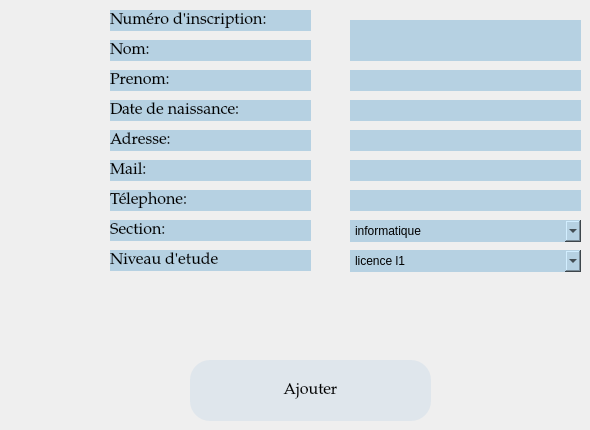
      <widget class="QWidget" name="Ajouter_etudiant">
       <widget class="QLabel" name="label">
        <property name="geometry">
         <rect>
          <x>110</x>
          <y>220</y>
          <width>201</width>
          <height>21</height>
         </rect>
        </property>
        <property name="font">
         <font>
          <family>Palatino Linotype</family>
          <pointsize>12</pointsize>
          <weight>50</weight>
          <bold>false</bold>
         </font>
        </property>
        <property name="styleSheet">
         <string notr="true">background-color: rgb(182, 209, 226);</string>
        </property>
        <property name="text">
         <string>Section:</string>
        </property>
       </widget>
       <widget class="QLabel" name="label_2">
        <property name="geometry">
         <rect>
          <x>110</x>
          <y>160</y>
          <width>201</width>
          <height>21</height>
         </rect>
        </property>
        <property name="font">
         <font>
          <family>Palatino Linotype</family>
          <pointsize>12</pointsize>
          <weight>50</weight>
          <bold>false</bold>
         </font>
        </property>
        <property name="styleSheet">
         <string notr="true">background-color: rgb(182, 209, 226);</string>
        </property>
        <property name="text">
         <string>Mail:</string>
        </property>
       </widget>
       <widget class="QLabel" name="label_3">
        <property name="geometry">
         <rect>
          <x>110</x>
          <y>190</y>
          <width>201</width>
          <height>21</height>
         </rect>
        </property>
        <property name="font">
         <font>
          <family>Palatino Linotype</family>
          <pointsize>12</pointsize>
          <weight>50</weight>
          <bold>false</bold>
         </font>
        </property>
        <property name="styleSheet">
         <string notr="true">background-color: rgb(182, 209, 226);</string>
        </property>
        <property name="text">
         <string>Télephone:</string>
        </property>
       </widget>
       <widget class="QLabel" name="label_5">
        <property name="geometry">
         <rect>
          <x>110</x>
          <y>40</y>
          <width>201</width>
          <height>21</height>
         </rect>
        </property>
        <property name="font">
         <font>
          <family>Palatino Linotype</family>
          <pointsize>12</pointsize>
          <weight>50</weight>
          <bold>false</bold>
         </font>
        </property>
        <property name="styleSheet">
         <string notr="true">background-color: rgb(182, 209, 226);</string>
        </property>
        <property name="text">
         <string>Nom:</string>
        </property>
       </widget>
       <widget class="QLabel" name="label_6">
        <property name="geometry">
         <rect>
          <x>110</x>
          <y>70</y>
          <width>201</width>
          <height>21</height>
         </rect>
        </property>
        <property name="font">
         <font>
          <family>Palatino Linotype</family>
          <pointsize>12</pointsize>
          <weight>50</weight>
          <bold>false</bold>
         </font>
        </property>
        <property name="styleSheet">
         <string notr="true">background-color: rgb(182, 209, 226);</string>
        </property>
        <property name="text">
         <string>Prenom:</string>
        </property>
       </widget>
       <widget class="QLabel" name="label_7">
        <property name="geometry">
         <rect>
          <x>110</x>
          <y>100</y>
          <width>201</width>
          <height>21</height>
         </rect>
        </property>
        <property name="font">
         <font>
          <family>Palatino Linotype</family>
          <pointsize>12</pointsize>
          <weight>50</weight>
          <bold>false</bold>
         </font>
        </property>
        <property name="styleSheet">
         <string notr="true">background-color: rgb(182, 209, 226);
color: rgb(0, 0, 0);</string>
        </property>
        <property name="text">
         <string>Date de naissance:</string>
        </property>
       </widget>
       <widget class="QLabel" name="label_8">
        <property name="geometry">
         <rect>
          <x>110</x>
          <y>130</y>
          <width>201</width>
          <height>21</height>
         </rect>
        </property>
        <property name="font">
         <font>
          <family>Palatino Linotype</family>
          <pointsize>12</pointsize>
          <weight>50</weight>
          <bold>false</bold>
         </font>
        </property>
        <property name="styleSheet">
         <string notr="true">background-color: rgb(182, 209, 226);</string>
        </property>
        <property name="text">
         <string>Adresse:</string>
        </property>
       </widget>
       <widget class="QLabel" name="label_4">
        <property name="geometry">
         <rect>
          <x>110</x>
          <y>10</y>
          <width>201</width>
          <height>21</height>
         </rect>
        </property>
        <property name="font">
         <font>
          <family>Palatino Linotype</family>
          <pointsize>12</pointsize>
          <weight>50</weight>
          <bold>false</bold>
         </font>
        </property>
        <property name="styleSheet">
         <string notr="true">font: 12pt &quot;Palatino Linotype&quot;;
background-color: rgb(182, 209, 226);
border-radius:20px;</string>
        </property>
        <property name="text">
         <string>Numéro d'inscription:</string>
        </property>
       </widget>
       <widget class="QLineEdit" name="inscri">
        <property name="geometry">
         <rect>
          <x>350</x>
          <y>20</y>
          <width>231</width>
          <height>21</height>
         </rect>
        </property>
        <property name="font">
         <font>
          <family>Palatino Linotype</family>
          <pointsize>12</pointsize>
          <weight>50</weight>
          <italic>false</italic>
          <bold>false</bold>
         </font>
        </property>
        <property name="styleSheet">
         <string notr="true">font: 12pt &quot;Palatino Linotype&quot;;
background-color: rgb(182, 209, 226);
border-radius:20px;</string>
        </property>
        <property name="text">
         <string/>
        </property>
        <property name="echoMode">
         <enum>QLineEdit::Normal</enum>
        </property>
       </widget>
       <widget class="QLineEdit" name="mail">
        <property name="geometry">
         <rect>
          <x>350</x>
          <y>160</y>
          <width>231</width>
          <height>21</height>
         </rect>
        </property>
        <property name="font">
         <font>
          <family>Palatino Linotype</family>
          <pointsize>12</pointsize>
          <weight>50</weight>
          <italic>false</italic>
          <bold>false</bold>
         </font>
        </property>
        <property name="styleSheet">
         <string notr="true">background-color: rgb(182, 209, 226);
font: 12pt &quot;Palatino Linotype&quot;;
background-color: rgb(182, 209, 226);
border-radius:20px;</string>
        </property>
        <property name="text">
         <string/>
        </property>
       </widget>
       <widget class="QLineEdit" name="adresse">
        <property name="geometry">
         <rect>
          <x>350</x>
          <y>130</y>
          <width>231</width>
          <height>21</height>
         </rect>
        </property>
        <property name="font">
         <font>
          <family>Palatino Linotype</family>
          <pointsize>12</pointsize>
          <weight>50</weight>
          <italic>false</italic>
          <bold>false</bold>
         </font>
        </property>
        <property name="styleSheet">
         <string notr="true">background-color: rgb(182, 209, 226);
font: 12pt &quot;Palatino Linotype&quot;;
background-color: rgb(182, 209, 226);
border-radius:20px;</string>
        </property>
        <property name="text">
         <string/>
        </property>
       </widget>
       <widget class="QLineEdit" name="date">
        <property name="geometry">
         <rect>
          <x>350</x>
          <y>100</y>
          <width>231</width>
          <height>21</height>
         </rect>
        </property>
        <property name="font">
         <font>
          <family>Palatino Linotype</family>
          <pointsize>12</pointsize>
          <weight>50</weight>
          <italic>false</italic>
          <bold>false</bold>
         </font>
        </property>
        <property name="styleSheet">
         <string notr="true">font: 12pt &quot;Palatino Linotype&quot;;
background-color: rgb(182, 209, 226);
border-radius:20px;</string>
        </property>
        <property name="text">
         <string/>
        </property>
       </widget>
       <widget class="QLineEdit" name="prenom">
        <property name="geometry">
         <rect>
          <x>350</x>
          <y>70</y>
          <width>231</width>
          <height>21</height>
         </rect>
        </property>
        <property name="font">
         <font>
          <family>Palatino Linotype</family>
          <pointsize>12</pointsize>
          <weight>50</weight>
          <italic>false</italic>
          <bold>false</bold>
         </font>
        </property>
        <property name="styleSheet">
         <string notr="true">font: 12pt &quot;Palatino Linotype&quot;;
background-color: rgb(182, 209, 226);
border-radius:20px;
background-color: rgb(182, 209, 226);
</string>
        </property>
        <property name="text">
         <string/>
        </property>
       </widget>
       <widget class="QLineEdit" name="nom">
        <property name="geometry">
         <rect>
          <x>350</x>
          <y>40</y>
          <width>231</width>
          <height>21</height>
         </rect>
        </property>
        <property name="font">
         <font>
          <family>Palatino Linotype</family>
          <pointsize>12</pointsize>
          <weight>50</weight>
          <italic>false</italic>
          <bold>false</bold>
         </font>
        </property>
        <property name="styleSheet">
         <string notr="true">background-color: rgb(182, 209, 226);
font: 12pt &quot;Palatino Linotype&quot;;
background-color: rgb(182, 209, 226);
border-radius:20px;
</string>
        </property>
        <property name="text">
         <string/>
        </property>
       </widget>
       <widget class="QLineEdit" name="phone">
        <property name="geometry">
         <rect>
          <x>350</x>
          <y>190</y>
          <width>231</width>
          <height>21</height>
         </rect>
        </property>
        <property name="font">
         <font>
          <family>Palatino Linotype</family>
          <pointsize>12</pointsize>
          <weight>50</weight>
          <italic>false</italic>
          <bold>false</bold>
         </font>
        </property>
        <property name="styleSheet">
         <string notr="true">font: 12pt &quot;Palatino Linotype&quot;;
background-color: rgb(182, 209, 226);
border-radius:20px;
background-color: rgb(182, 209, 226);</string>
        </property>
        <property name="text">
         <string/>
        </property>
       </widget>
       <widget class="QLabel" name="label_10">
        <property name="geometry">
         <rect>
          <x>110</x>
          <y>250</y>
          <width>201</width>
          <height>21</height>
         </rect>
        </property>
        <property name="font">
         <font>
          <family>Palatino Linotype</family>
          <pointsize>12</pointsize>
          <weight>50</weight>
          <bold>false</bold>
         </font>
        </property>
        <property name="styleSheet">
         <string notr="true">background-color: rgb(182, 209, 226);
border-radius:20px;</string>
        </property>
        <property name="text">
         <string>Niveau d'etude</string>
        </property>
       </widget>
       <widget class="QPushButton" name="ajouter">
        <property name="geometry">
         <rect>
          <x>190</x>
          <y>360</y>
          <width>241</width>
          <height>61</height>
         </rect>
        </property>
        <property name="font">
         <font>
          <family>Palatino Linotype</family>
          <pointsize>12</pointsize>
          <weight>50</weight>
          <bold>false</bold>
         </font>
        </property>
        <property name="styleSheet">
         <string notr="true">border-radius:20px;
background-color: rgb(197, 225, 236);
color: rgb(0, 0, 0);
background-color: rgb(223, 230, 236);</string>
        </property>
        <property name="text">
         <string>Ajouter</string>
        </property>
       </widget>
       <widget class="QComboBox" name="section">
        <property name="geometry">
         <rect>
          <x>350</x>
          <y>220</y>
          <width>231</width>
          <height>22</height>
         </rect>
        </property>
        <property name="styleSheet">
         <string notr="true">background-color: rgb(182, 209, 226);
font: 12pt &quot;Palatino Linotype&quot;;
background-color: rgb(182, 209, 226);
border-radius:20px;
</string>
        </property>
        <item>
         <property name="text">
          <string>informatique</string>
         </property>
        </item>
        <item>
         <property name="text">
          <string>mathématique</string>
         </property>
        </item>
        <item>
         <property name="text">
          <string>prépa intégré</string>
         </property>
        </item>
        <item>
         <property name="text">
          <string>tic</string>
         </property>
        </item>
       </widget>
       <widget class="QComboBox" name="niveau">
        <property name="geometry">
         <rect>
          <x>350</x>
          <y>250</y>
          <width>231</width>
          <height>22</height>
         </rect>
        </property>
        <property name="styleSheet">
         <string notr="true">font: 12pt &quot;Palatino Linotype&quot;;
background-color: rgb(182, 209, 226);
border-radius:20px;
</string>
        </property>
        <item>
         <property name="text">
          <string>licence l1</string>
         </property>
        </item>
        <item>
         <property name="text">
          <string>licence l2</string>
         </property>
        </item>
        <item>
         <property name="text">
          <string>licence l3</string>
         </property>
        </item>
        <item>
         <property name="text">
          <string>master </string>
         </property>
        </item>
        <item>
         <property name="text">
          <string>cycle ingénieur</string>
         </property>
        </item>
       </widget>
      </widget>
